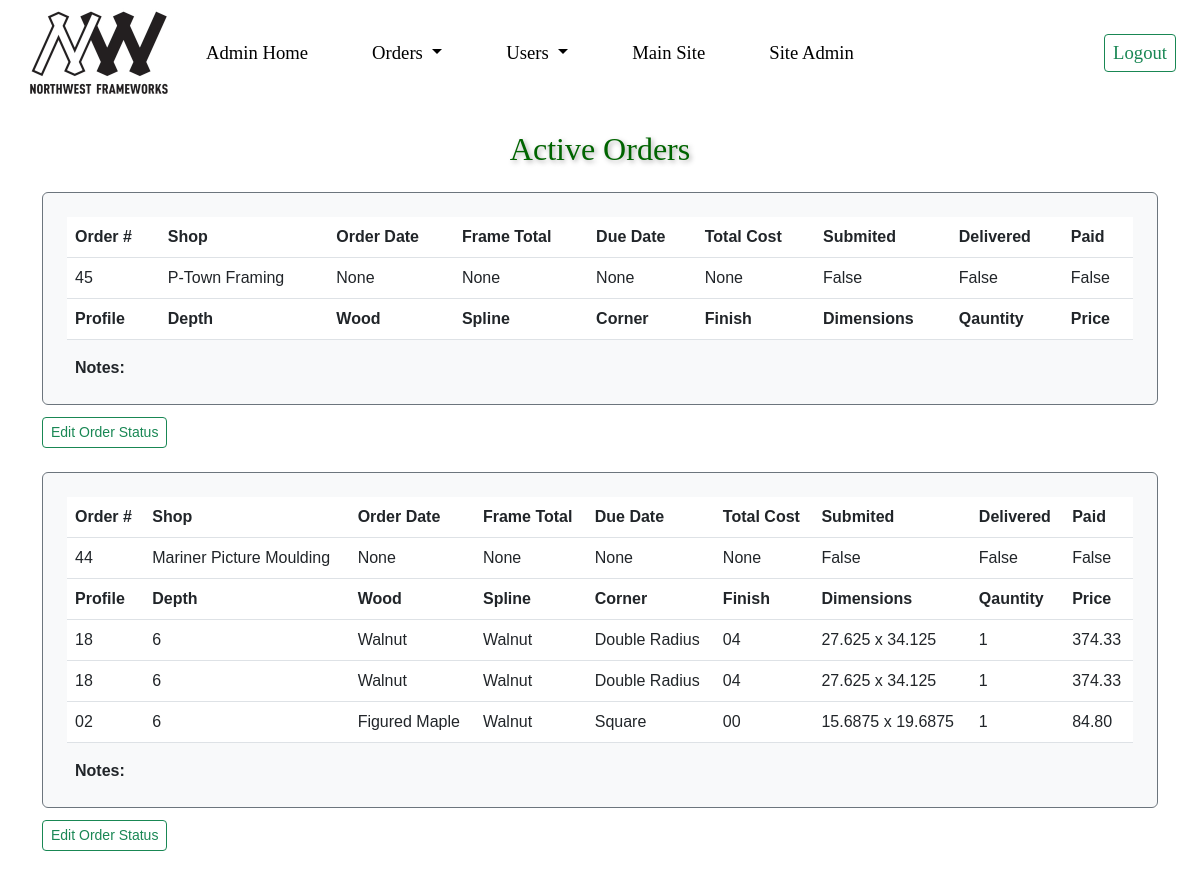
Page /active_orders/ (signed in, upper part) on the earlier database version.
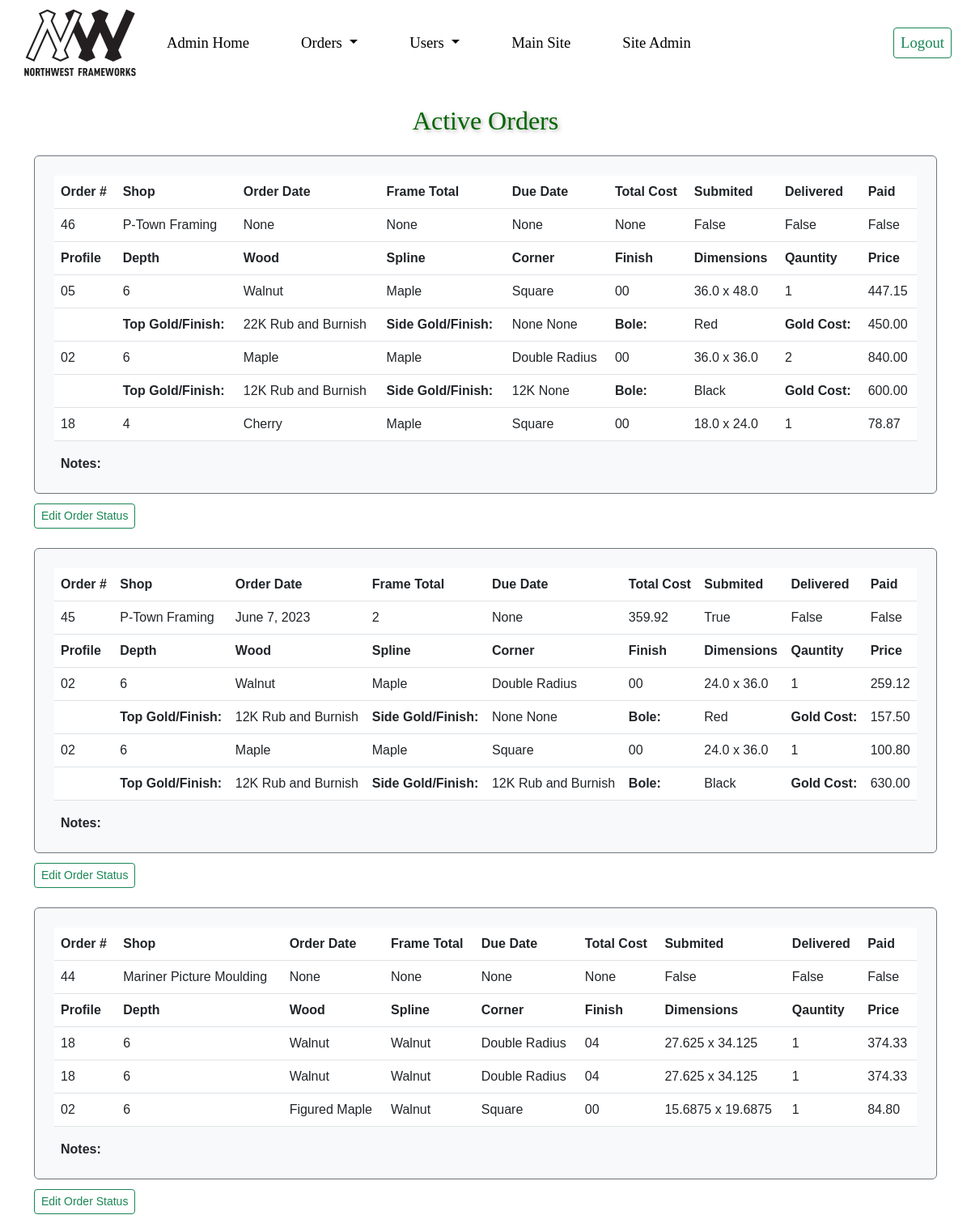
Same page on the later database version.
### nw_orders_app/models.py (models this page shows, shortened)
class Order(models.Model):
    customer = models.ForeignKey(UserProfile, on_delete=models.SET_NULL, null=True, blank=True)
    order_date = models.DateField(null=True, blank=True)
    due_date = models.DateField(null=True, blank=True)
    complete = models.BooleanField(default=False)
    notes = models.CharField(max_length=300, blank=True)
    total_cost = models.DecimalField(max_digits=10, decimal_places=2, blank=True, null=True)
    frame_total = models.IntegerField(null=True, blank=True)
    order_delivered = models.BooleanField(default=False)
    order_paid = models.BooleanField(default=False)
    archive = models.BooleanField(default=False)
    class Meta:
        ordering = ('id',)

class OrderItem(models.Model):
    order = models.ForeignKey(Order, on_delete=models.SET_NULL, null=True)
    quantity = models.IntegerField(default=0, null=True, blank=True)
    date_added = models.DateTimeField(auto_now_add=True)
    profile = models.ForeignKey(FrameProfile, on_delete=models.SET_NULL, null=True)
    depth = models.IntegerField()
    wood = models.ForeignKey(Wood, on_delete=models.SET_NULL, null=True)
    spline = models.ForeignKey(Spline, on_delete=models.SET_NULL, null=True)
    finish = models.ForeignKey(Finish, on_delete=models.SET_NULL, null=True)
    width = models.FloatField()
    height = models.FloatField()
    price_ui = models.DecimalField(max_digits=10, decimal_places=2)
    ui = models.DecimalField(max_digits=10, decimal_places=2)
    frame_price = models.DecimalField(max_digits=10, decimal_places=2)
    corner = models.ForeignKey(Corner, on_delete=models.SET_NULL, null=True)
    gold = models.ForeignKey(Gold, on_delete=models.SET_NULL, null=True, blank=True)
    side_treatment = models.ForeignKey(SideTreatment, on_delete=models.SET_NULL, null=True, blank=True)
    top_treatment = models.ForeignKey(TopTreatment, on_delete=models.SET_NULL, null=True, blank=True)
    bole = models.ForeignKey(Bole, on_delete=models.SET_NULL, null=True, blank=True)
    gold_ordered = models.BooleanField(default=False)
    gold_cost = models.DecimalField(max_digits=10, decimal_places=2, blank=True, null=True)

class FrameProfile(models.Model):
    description = models.CharField(max_length=30, blank=True)
    number = models.CharField(max_length=20)
    image = models.ImageField(blank=True)
    width_quarters = models.DecimalField(max_digits=10, decimal_places=1)
    category = models.ForeignKey(PriceKey, on_delete=models.SET_NULL, null=True)
    class Meta:
        ordering = ('number',)

class Wood(models.Model):
    name = models.CharField(max_length=30)
    number = models.CharField(max_length=20, blank=True)
    image = models.ImageField(blank=True)
    price_modifier = models.DecimalField(max_digits=10, decimal_places=2)
    class Meta:
        ordering = ('name',)

class Spline(models.Model):
    name = models.CharField(max_length=30)
    number = models.CharField(max_length=20, blank=True)
    image = models.ImageField(blank=True)
    class Meta:
        ordering = ('name',)

class Corner(models.Model):
    name = models.CharField(max_length=20)
    image = models.ImageField(blank=True)
    price = models.DecimalField(max_digits=10, decimal_places=2)
    class Meta:
        ordering = ('name',)

class Finish(models.Model):
    name = models.CharField(max_length=30, blank=True)
    number = models.CharField(max_length=20)
    image = models.ImageField(blank=True)
    price_modifier = models.DecimalField(max_digits=10, decimal_places=2)
    class Meta:
        ordering = ('number',)

class TopTreatment(models.Model):
    gold = models.ForeignKey(Gold, on_delete=models.SET_NULL, null=True, blank=True)
    name = models.CharField(max_length=20, blank=True)
    image = models.ImageField(blank=True)
    price = models.DecimalField(max_digits=10, decimal_places=2)
    class Meta:
        ordering = ('gold', 'name')

class Gold(models.Model):
    name = models.CharField(max_length=10, blank=True)
    image = models.ImageField(blank=True)
    def __str__(self):
        return self.name

class SideTreatment(models.Model):
    gold = models.ForeignKey(Gold, on_delete=models.SET_NULL, null=True, blank=True)
    name = models.CharField(max_length=20, blank=True)
    image = models.ImageField(blank=True)
    price = models.DecimalField(max_digits=10, decimal_places=2)
    class Meta:
        ordering = ('gold', 'name')

class Bole(models.Model):
    name = models.CharField(max_length=10, blank=True)
    image = models.ImageField(blank=True)

### nw_users_app/models.py (models this page shows, shortened)
class UserProfile(models.Model):
    user_name = models.ForeignKey(User, on_delete=models.CASCADE)
    first_name = models.CharField(max_length=30)
    last_name = models.CharField(max_length=30)
    phone_num = models.CharField(max_length=20)
    email = models.EmailField()
    shop_name = models.CharField(max_length=50)
    shop_address = models.CharField(max_length=50)
    shop_city = models.CharField(max_length=20)
    shop_state = models.CharField(max_length=20)
    shop_zipcode = models.CharField(max_length=15)
    website = models.URLField(blank=True)
    class Meta:
        ordering = ('shop_name',)

### nw_users_app/views.py (the view)
# urls.py: path('active_orders/', views.active_orders, name = 'active_orders'),
@login_required
def active_orders(request):
    order = Order.objects.filter(archive=False)
    context = {
        'order': order,
    }
    if order.count() == 0:
        messages.warning(
            request, 'There are no orders for this selection.')
        return render(request, 'user/active_orders.html', context)
    else:
        return render(request, 'user/active_orders.html', context)

### templates/user/active_orders.html
{% extends 'base-admin.html' %} {% block content %}
<div class="container-md">
    <h2 class="text-center mt-4 mb-4">Active Orders</h2>
    {% if order %}
    <div class="row my-2 justify-content-center">
        <div class="col-md-12">
            {% for order in order reversed %}
            <div class="table-responsive form-control rounded bg-light p-4 mb-2
                        border border-secondary text-left">
                <table class="table">
                    <thead>
                        <tr class="bg-info bg-opacity-50">
                            <th scope="col">Order #</th>
                            <th scope="col">Shop</th>
                            <th scope="col">Order Date</th>
                            <th scope="col">Frame Total</th>
                            <th scope="col">Due Date</th>
                            <th scope="col">Total Cost</th>
                            <th scope="col">Submited</th>
                            <th scope="col">Delivered</th>
                            <th scope="col">Paid</th>
                        </tr>
                    </thead>
                    <tbody>
                        <tr>
                            <td>{{ order.id }} </td>
                            <td>{{ order.customer.shop_name }}</td>
                            <td>{{ order.order_date }} </td>
                            <td>{{ order.frame_total }} </td>
                            <td>{{ order.due_date }}</td>
                            <td>{{ order.total_cost }} </td>
                            <td>{{ order.complete }}</td>
                            <td>{{ order.order_delivered }}</td>
                            <td>{{ order.order_paid }}</td>
                        </tr>
                        <thead>
                            <tr class="bg-secondary bg-opacity-25">
                                <th scope="col">Profile</th>
                                <th scope="col">Depth</th>
                                <th scope="col">Wood</th>
                                <th scope="col">Spline</th>
                                <th scope="col">Corner</th>
                                <th scope="col">Finish</th>
                                <th scope="col">Dimensions</th>
                                <th scope="col">Qauntity</th>
                                <th scope="col">Price</th>
                            </tr>
                        </thead>
                        {% for item in order.orderitem_set.all %}
                    <tbody>
                        <tr>
                            <td>{{ item.profile.number }}</td>
                            <td>{{ item.depth }}</td>
                            <td>{{ item.wood.name }}</td>
                            <td>{{ item.spline.name }}</td>
                            <td>{{ item.corner.name }}</td>
                            <td>{{ item.finish.number }}</td>
                            <td>{{ item.width }} x {{ item.height }}</td>
                            <td>{{ item.quantity }}</td>
                            <td>{{ item.frame_price }}</td>
                        </tr>
                    </tbody>
                    {% if item.gold_ordered %}
                    <tbody>
                        <tr>
                            <td></td>
                            <td class="fw-bold">Top Gold/Finish:</td>
                            <td>{{ item.top_treatment.gold }} {{ item.top_treatment.name }}</td>
                            <td class="fw-bold">Side Gold/Finish:</td>
                            <td>{{ item.side_treatment.gold }} {{ item.side_treatment.name }}</td>
                            <td class="fw-bold">Bole:</td>
                            <td>{{ item.bole.name }}</td>
                            <td class="fw-bold">Gold Cost:</td>
                            <td>{{ item.gold_cost }}</td>
                        </tr>
                    </tbody>
                    {% endif %}
                    {% endfor %}
                </table>
                <div class="row justify-content-left ps-2 fw-bold">
                    <div class="col-md-1"> Notes: </div>
                    <div class='col-md-9 fw-normal'> {{ order.notes }}</div>
                </div>
            </div>
            <a href="{% url 'update_order' order.id %}" class="btn btn-sm btn-outline-success mt-1 mb-4">Edit Order Status</a>
            {% endfor %}
        </div>
    </div>
    {% endif %}
</div>
{% endblock %}

### templates/base-admin.html (shortened to what this page needs)
{% load static %}
<!doctype html>
<html lang="en">
<head>
    <link href="https://cdn.jsdelivr.net/npm/bootstrap@5.3.0-alpha1/dist/css/bootstrap.min.css" rel="stylesheet"
>
    <link rel="stylesheet" href="/static/styles.css/" />
</head>
<body>
    <nav class="navbar px-4 navbar-expand-lg navbar-light sticky-top bg-white" id="navbar">
        <img src="/images/nwfw_logo_sm.jpg" width="150">
        <div class="collapse navbar-collapse" id="navbarNavDropdown">
            <ul class="navbar-nav nav me-auto mb-2 mb-lg-0">
                <li class="nav-item px-4">
                    <a class="nav-link" aria-current="page" href="/site_admin/">Admin Home</a>
                </li>
                <li class="nav-item px-4 dropdown">
                    <a class="nav-link dropdown-toggle" href="#" id="navbarDropdownMenuLink" role="button"
                        data-bs-toggle="dropdown" aria-expanded="false">
                        Orders
                    </a>
                </li>
                <li class="nav-item px-4 dropdown">
                    <a class="nav-link dropdown-toggle" href="#" id="navbarDropdownMenuLink" role="button"
                        data-bs-toggle="dropdown" aria-expanded="false">
                        Users
                    </a>
                </li>
                <li class="nav-item px-4">
                    <a class="nav-link" aria-current="page" href="/index/">Main Site</a>
                </li>
                <li class="nav-item px-4">
                    <a class="nav-link" aria-current="page" href="/admin/">Site Admin</a>
                </li>
            </ul>
            </div>
            <form class="d-flex" action="{% url 'logout_user' %}">
                <button type="submit" class="btn btn-sm btn-outline-success" id='nav_button'>Logout</button>
            </form>
    </nav>
    {% block content %} {% endblock %}
</body>
</html>

### static/styles.css (style rules this page uses)
h2 { color:darkgreen; font-family:Cambria, Cochin, Georgia, Times, 'Times New Roman', serif; text-shadow: 2px 2px 5px darkgray; }
body { font-family:'Verdana, Segoe UI', Tahoma, Geneva, sans-serif; min-height: 100vh; display: flex; flex-direction: column; }
img { border-radius: 6px; }
#nav_button { font-size: 14pt; }
.navbar { font-family:Cambria, Cochin, Georgia, Times, 'Times New Roman', serif; font-size: 14pt; }
.navbar a { color:black; text-decoration: none; }

Differences in the rows shown:
added Order: id "46", customer.shop_name "P-Town Framing", order_date "None", frame_total "None", due_date "None", total_cost "None", complete "False", order_delivered "False", order_paid "False"
added OrderItem: profile.number "05", depth "6", wood.name "Walnut", spline.name "Maple", corner.name "Square", finish.number "00", width "36.0", height "48.0", quantity "1", frame_price "447.15", top_treatment.gold "22K", top_treatment.name "Rub and Burnish", side_treatment.gold "None", side_treatment.name "None", bole.name "Red", gold_cost "450.00", shown under "46"
added OrderItem: profile.number "02", depth "6", wood.name "Maple", spline.name "Maple", corner.name "Double Radius", finish.number "00", width "36.0", height "36.0", quantity "2", frame_price "840.00", top_treatment.gold "12K", top_treatment.name "Rub and Burnish", side_treatment.gold "12K", side_treatment.name "None", bole.name "Black", gold_cost "600.00", shown under "46"
added OrderItem: profile.number "18", depth "4", wood.name "Cherry", spline.name "Maple", corner.name "Square", finish.number "00", width "18.0", height "24.0", quantity "1", frame_price "78.87", shown under "46"
changed Order id 45: order_date "None" → "June 7, 2023"; frame_total "None" → "2"; total_cost "None" → "359.92"; complete "False" → "True"
added OrderItem: profile.number "02", depth "6", wood.name "Walnut", spline.name "Maple", corner.name "Double Radius", finish.number "00", width "24.0", height "36.0", quantity "1", frame_price "259.12", top_treatment.gold "12K", top_treatment.name "Rub and Burnish", side_treatment.gold "None", side_treatment.name "None", bole.name "Red", gold_cost "157.50", shown under Order id 45
added OrderItem: profile.number "02", depth "6", wood.name "Maple", spline.name "Maple", corner.name "Square", finish.number "00", width "24.0", height "36.0", quantity "1", frame_price "100.80", top_treatment.gold "12K", top_treatment.name "Rub and Burnish", side_treatment.gold "12K", side_treatment.name "Rub and Burnish", bole.name "Black", gold_cost "630.00", shown under Order id 45
